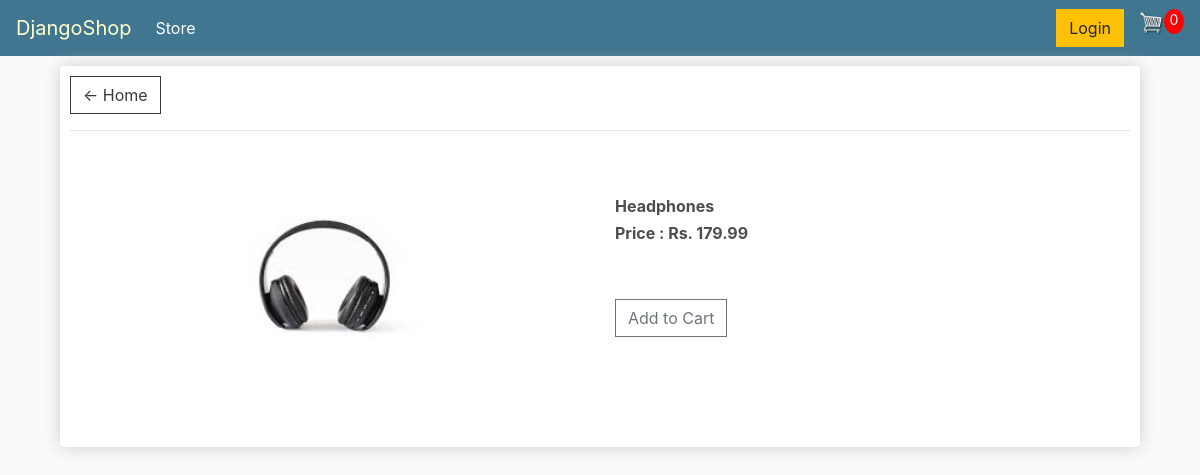
/displayProduct/1, run on the app's committed database.
### store/models.py (models this page shows, shortened)
class Product(models.Model):
	name = models.CharField(max_length=50, null=True)
	price = models.DecimalField(max_digits=7,decimal_places=2)
	digital = models.BooleanField(default=False)
	image = models.CharField(max_length=50,null=True,blank=True)
	@property
	def imageUrl(self):
		try:
			url = self.image #self.image.url when image is ImageField
		except:
			url = ''
		return url

### store/views.py (the view)
# urls.py: path('displayProduct/<int:id>', views.displayProduct,name="displayProduct"),
def displayProduct(request,id):
	data = cartData(request)
	product = get_object_or_404(Product,id=id)
	cartItems = data['cartItems']
	quantity = getCartDetail(request,id)
	context = { "product": product, "cartItems": cartItems,"quantity": quantity}
	return render(request,"store/detail.html",context)

### store/utils.py (called while the page is built, shortened)
def cookieCart(request):
	items = []
	order = { 'get_order_total': 0, 'get_order_items': 0,'shipping': False}
	cartItems = order['get_order_items'];
	try:
		cart = json.loads(request.COOKIES['cookieCart']);
	except:
		cart = {}
	return { 'cartItems':cartItems,'items':items,'order':order}

def cartData(request):
	cookieData = cookieCart(request)
	cartItems = cookieData['cartItems']
	order = cookieData['order']
	items = cookieData['items']
	return { 'cartItems': cartItems, 'order': order, 'items': items }

def getCartDetail(request,id):
	try:
		cart = json.loads(request.COOKIES['cookieCart']);
	except:
		cart = {}
	itemId = str(id)
	quantity = 0;
	if itemId in cart.keys():
		quantity = cart[itemId]['quantity'];
	return quantity

### store/templates/store/detail.html (shortened to what this page needs)
{% extends 'store/main.html' %}
{% load static %}
{% block content %}
	<div class="col-lg-12">
		<div class="box-element">
				<a class="btn btn-outline-dark" href="/">
					&#x2190; Home
				</a>
			<hr>
			<div class="row mt-5 mb-5" id="cartDetail">
				<div class="col-lg-4 offset-lg-1">
					<img class="detail_thumbnail" src="../{{product.imageUrl}}">
				</div>
				<div class="col-lg-4 offset-lg-1">
					<h6><strong>{{ product.name }}</strong></h6>
					<h6><strong>Price : Rs. {{ product.price }}</strong></h6>
					<br>
					<br>
					<span id="divPr" class="cartButtons">
						{% if quantity > 0 %}
							<button
							class='btn btn-primary'
							onclick='manageCart(event,"{{product.id}}","increase")'>
							+
							</button>
							<span class='mx-2' id='item"+productId+"'>
								{{ quantity }}
							</span>
							<button
							class='btn btn-primary'
							onclick='manageCart(event,"{{product.id}}","decrease")'>
							-
							</button>
						{% else %}
							<button
							data-product={{product.id}}
							data-action="add"
							class="btn btn-outline-secondary add-btn"
							onclick="manageCart(event,'{{product.id}}','add')"
							>
								Add to Cart
							</button>
						{% endif %}
					</span>
				</div>
			</div>
		</div>
	</div>
{% endblock %}

### static/css/main.css (style rules this page uses)
body { background-color: hsl(0, 0%, 98%); }
h1,h2,h3,h4,h5,h6 { color:hsl(0, 0%, 30%); }
.box-element { box-shadow:hsl(0, 0%, 80%) 0 0 16px; background-color: #fff; border-radius: 4px; padding: 10px; }
.detail_thumbnail { width: 100%; height: 200px; }
.col-lg-4, .col-lg-6, .col-lg-8, .col-lg-12 { margin-top: 10px; }
.btn { border-radius: 0; }

### data on the page
Product: imageUrl (picture), name "Headphones", price "179.99"

### other printed values
{{ cartItems }} "0"
